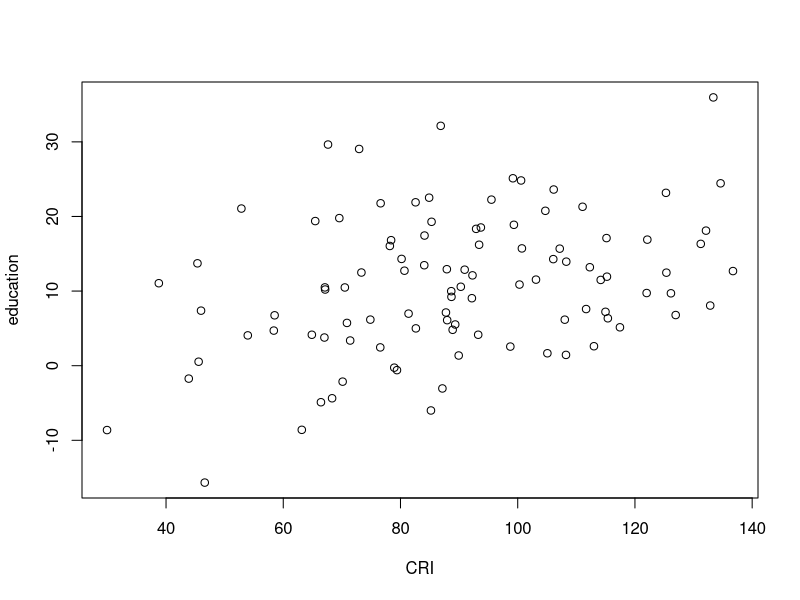
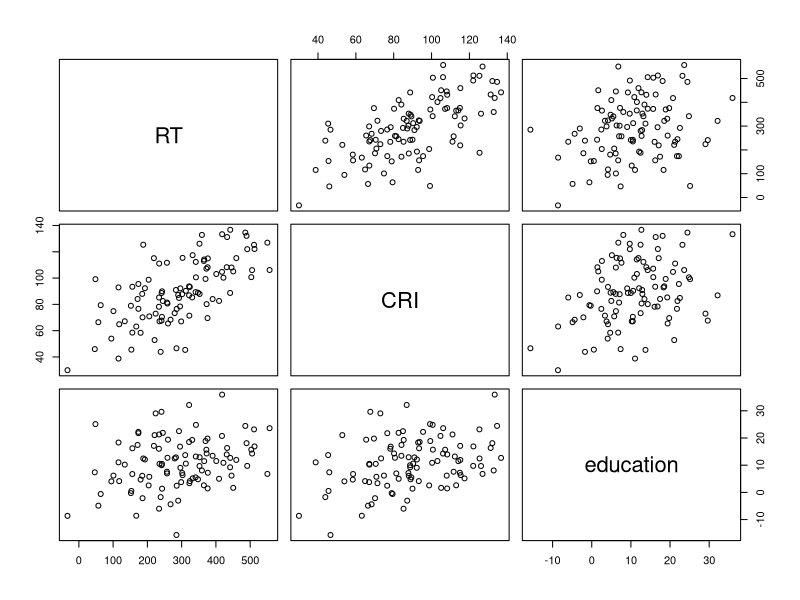
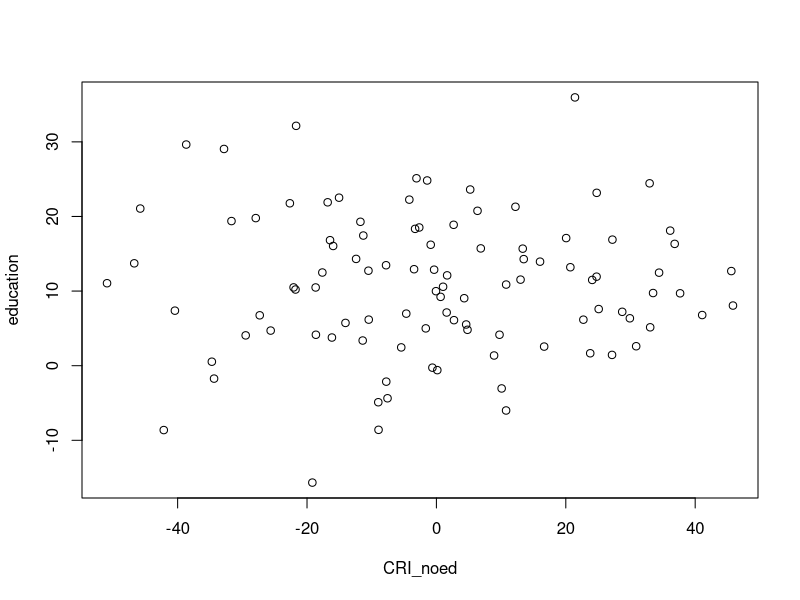

Here is the R script that generated these plots, in order:
# create two variables (artificially they are slightly correlated
education = rnorm(100, 10, 10) 
CRI = rnorm(100, 80, 20) + education + rnorm(100, sd=5)

# inspect this artificial correlation
plot(CRI, education)
cor.test(CRI, education)

# create RT as a variables that depends on CRI and education plus some noise
noise = rnorm(100, sd=100)
RT = 2* education + 3*CRI + noise

# create a dataframe.
dat = data.frame(RT=RT, CRI=CRI, education=education)
# plot all correlations
pairs(dat)

# first model. RT depends on CRI and education. But CRI include some intrinsic correlation with education
mod1 = lm(RT~CRI+education, dat)
summary(mod1)


# I create a new variable in which I remove the (linear) effect of education on CRI
# this is called "residualized" the variable (as I calculate the residuals from a linear model)
CRI_noed = residuals(lm(CRI~education, dat))

dat[, "CRI_noed"] = CRI_noed
plot(CRI_noed, education)
cor.test(CRI_noed, education)
# now the new variable is no more correlated with education.
# the CRI_noed is a variable that may be conceived as the CRI, without the linuear effect of education.


# now I can calculate the effect of education and CRI WITHOUT the linear componenet of education
mod2 = lm(RT~CRI_noed+education, dat)
summary(mod2)

